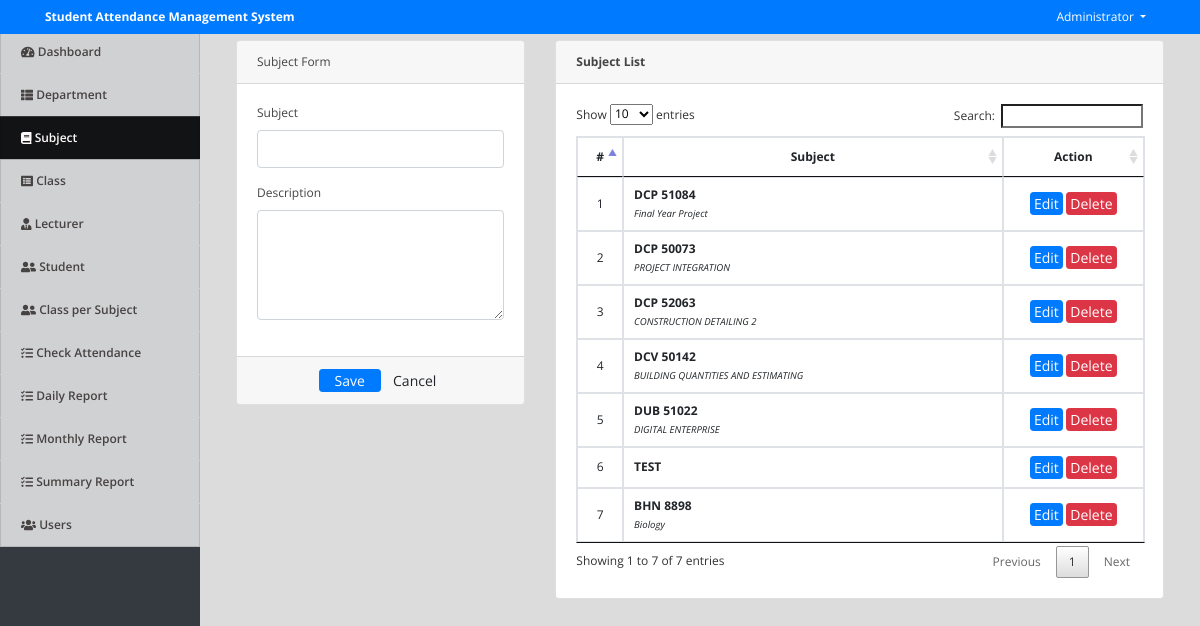
Page /index.php?page=subjects (signed in) on the committed database.
### tables this page shows
CREATE TABLE `subjects` (
  `id` int(30) NOT NULL,
  `subject` varchar(100) NOT NULL,
  `description` text NOT NULL,
  `date_created` datetime NOT NULL DEFAULT current_timestamp()
);

### subjects.php (the view, shortened to what this page needs)
<?php include('db_connect.php');?>
<div class="container-fluid">
	<div class="col-lg-12">
		<div class="row">
			<div class="col-md-4">
			<form action="" id="manage-subject">
				<div class="card">
					<div class="card-header">
						    Subject Form
				  	</div>
					<div class="card-body">
							<div class="form-group">
								<label class="control-label">Subject</label>
								<input type="text" class="form-control" name="subject">
							</div>
							<div class="form-group">
								<label class="control-label">Description</label>
								<textarea name="description" id="" cols="30" rows="4" class="form-control"></textarea>
							</div>
					</div>
					<div class="card-footer">
						<div class="row">
							<div class="col-md-12">
								<button class="btn btn-sm btn-primary col-sm-3 offset-md-3"> Save</button>
								<button class="btn btn-sm btn-default col-sm-3" type="reset"> Cancel</button>
							</div>
						</div>
					</div>
				</div>
			</form>
			</div>
			<div class="col-md-8">
				<div class="card">
					<div class="card-header">
						<b>Subject List</b>
					</div>
					<div class="card-body">
						<table class="table table-bordered table-hover">
							<thead>
								<tr>
									<th class="text-center" width="5%">#</th>
									<th class="text-center">Subject</th>
									<th class="text-center" width="25%">Action</th>
								</tr>
							</thead>
							<tbody>
								<?php
								$i = 1;
								$subject = $conn->query("SELECT * FROM subjects order by id asc");
								while($row=$subject->fetch_assoc()):
								?>
								<tr>
									<td class="text-center"><?php echo $i++ ?></td>
									<td class="">
										<p><b><?php echo ucwords($row['subject']) ?></b></p>
										<small><i><?php echo $row['description'] ?></i></small>
									</td>
									<td class="text-center">
										<button class="btn btn-sm btn-primary edit_subject" type="button" data-id="<?php echo $row['id'] ?>"  data-subject="<?php echo $row['subject'] ?>"  data-description="<?php echo $row['description'] ?>" >Edit</button>
										<button class="btn btn-sm btn-danger delete_subject" type="button" data-id="<?php echo $row['id'] ?>">Delete</button>
									</td>
								</tr>
								<?php endwhile; ?>
							</tbody>
						</table>
					</div>
				</div>
			</div>
		</div>
	</div>
</div>

### assets/css/style.css (style rules this page uses)
body { font-family: "Open Sans", sans-serif; color: #444444; width: 100%; height: calc(100%); font-size: 12px; }
.btn-sm { padding: .0001rem .2rem; }

### index.php (style rules this page uses)
body { background: #80808045; }

### subjects.php (style rules this page uses)
td { vertical-align: middle !important; }
td p { margin: unset; }

### rows in the picture
subjects: subject "DCP 51084", description "Final Year Project"
subjects: subject "DCP 50073", description "PROJECT INTEGRATION"
subjects: subject "DCP 52063", description "CONSTRUCTION DETAILING 2"
subjects: subject "DCV 50142", description "BUILDING QUANTITIES AND ESTIMATING"
subjects: subject "DUB 51022", description "DIGITAL ENTERPRISE"
subjects: subject "TEST"
subjects: subject "BHN 8898", description "Biology"

### other values in the picture
$_SESSION['system']['name'] "Student Attendance Management System"
$_SESSION['login_name'] "Administrator"
